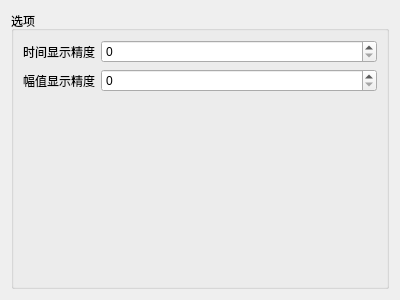
<?xml version="1.0" encoding="UTF-8"?>
<ui version="4.0">
 <class>UltrasonicOptions</class>
 <widget class="QWidget" name="UltrasonicOptions">
  <property name="geometry">
   <rect>
    <x>0</x>
    <y>0</y>
    <width>400</width>
    <height>300</height>
   </rect>
  </property>
  <layout class="QVBoxLayout" name="verticalLayout">
   <item>
    <widget class="QGroupBox" name="groupBox">
     <property name="title">
      <string>选项</string>
     </property>
     <layout class="QFormLayout" name="formLayout">
      <item row="0" column="0">
       <widget class="QLabel" name="timebasePrecisionTitle">
        <property name="text">
         <string>时间显示精度</string>
        </property>
       </widget>
      </item>
      <item row="0" column="1">
       <widget class="QSpinBox" name="timebasePrecision">
        <property name="maximum">
         <number>6</number>
        </property>
       </widget>
      </item>
      <item row="1" column="0">
       <widget class="QLabel" name="amplitudePrecisionTitle">
        <property name="text">
         <string>幅值显示精度</string>
        </property>
       </widget>
      </item>
      <item row="1" column="1">
       <widget class="QSpinBox" name="amplitudePrecision">
        <property name="maximum">
         <number>6</number>
        </property>
       </widget>
      </item>
     </layout>
    </widget>
   </item>
  </layout>
 </widget>
 <resources/>
 <connections/>
</ui>
